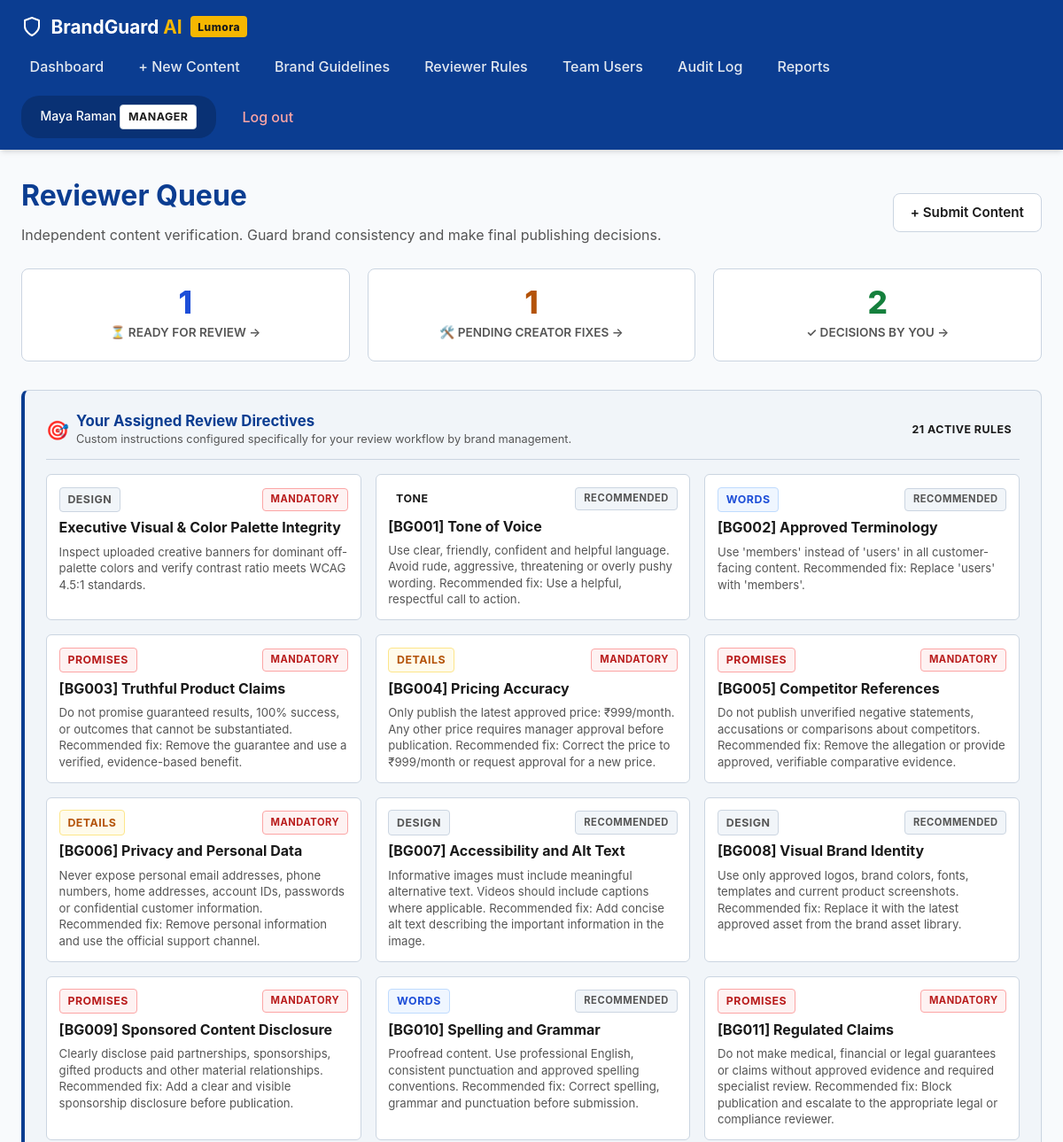
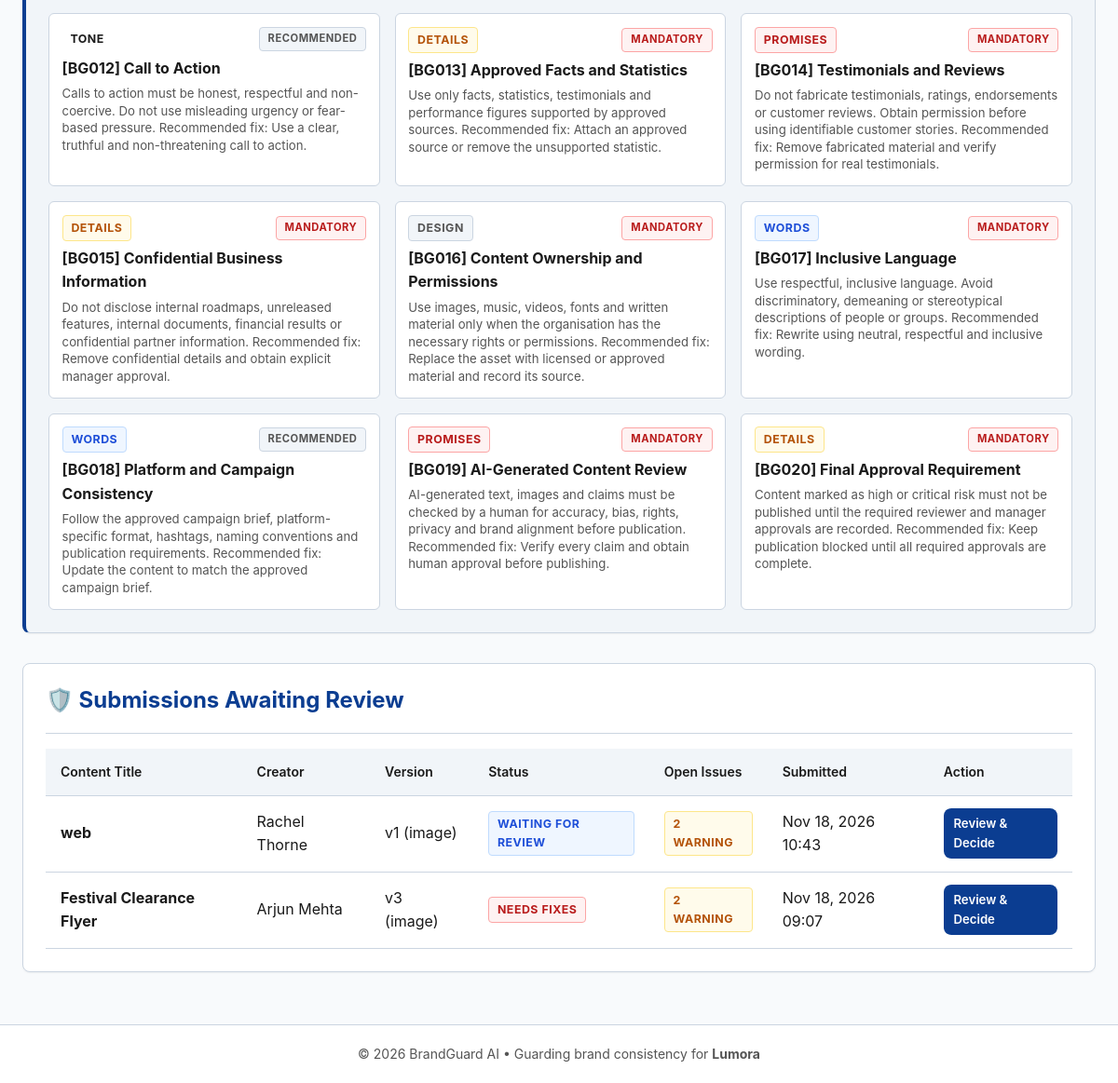
The page /dashboard/reviewer (signed in) on the database its author committed (2 pictures, top to bottom).
### app/models.py (models this page shows, shortened)
class User(UserMixin, db.Model):
    __tablename__ = 'users'
    id = db.Column(db.Integer, primary_key=True)
    full_name = db.Column(db.String(100), nullable=False)
    email = db.Column(db.String(120), unique=True, nullable=False, index=True)
    password_hash = db.Column(db.String(255), nullable=False)
    role_id = db.Column(db.Integer, db.ForeignKey('roles.id'), nullable=False)
    failed_logins = db.Column(db.Integer, default=0, nullable=False)
    locked_until = db.Column(db.DateTime, nullable=True)
    created_at = db.Column(db.DateTime, default=lambda: datetime.now(timezone.utc), nullable=False)
    role = db.relationship('Role', back_populates='users')
    contents = db.relationship('Content', back_populates='creator', lazy='dynamic', cascade='all, delete-orphan')
    decisions = db.relationship('Decision', back_populates='reviewer', lazy='dynamic')
    audit_logs = db.relationship('AuditLog', back_populates='user', lazy='dynamic')
    @property
    def role_name(self) -> str:
        return self.role.name if self.role else 'Creator'

class Role(db.Model):
    __tablename__ = 'roles'
    id = db.Column(db.Integer, primary_key=True)
    name = db.Column(db.String(50), unique=True, nullable=False)  # 'Creator', 'Reviewer', 'Manager'
    description = db.Column(db.String(255), nullable=True)
    users = db.relationship('User', back_populates='role', lazy='dynamic')

class ReviewerRule(db.Model):
    __tablename__ = 'reviewer_rules'
    id = db.Column(db.Integer, primary_key=True)
    reviewer_id = db.Column(db.Integer, db.ForeignKey('users.id'), nullable=False)
    created_by_id = db.Column(db.Integer, db.ForeignKey('users.id'), nullable=False)
    title = db.Column(db.String(150), nullable=False)
    category = db.Column(db.String(50), nullable=False, default='GENERAL')
    instructions = db.Column(db.Text, nullable=False)
    severity = db.Column(db.String(20), nullable=False, default='Mandatory')
    active = db.Column(db.Boolean, default=True, nullable=False)
    created_at = db.Column(db.DateTime, default=lambda: datetime.now(timezone.utc), nullable=False)
    updated_at = db.Column(db.DateTime, default=lambda: datetime.now(timezone.utc), onupdate=lambda: datetime.now(timezone.utc), nullable=False)
    reviewer = db.relationship('User', foreign_keys=[reviewer_id], backref=db.backref('assigned_rules', lazy='dynamic', cascade='all, delete-orphan'))
    creator = db.relationship('User', foreign_keys=[created_by_id])

class Content(db.Model):
    __tablename__ = 'contents'
    id = db.Column(db.Integer, primary_key=True)
    title = db.Column(db.String(200), nullable=False)
    creator_id = db.Column(db.Integer, db.ForeignKey('users.id'), nullable=False)
    created_at = db.Column(db.DateTime, default=lambda: datetime.now(timezone.utc), nullable=False)
    updated_at = db.Column(db.DateTime, default=lambda: datetime.now(timezone.utc), onupdate=lambda: datetime.now(timezone.utc), nullable=False)
    creator = db.relationship('User', back_populates='contents')
    versions = db.relationship('ContentVersion', back_populates='content', lazy='dynamic', cascade='all, delete-orphan', order_by='ContentVersion.version_number.desc()')
    @property
    def latest_version(self):
        return self.versions.first()

class ContentVersion(db.Model):
    __tablename__ = 'content_versions'
    id = db.Column(db.Integer, primary_key=True)
    content_id = db.Column(db.Integer, db.ForeignKey('contents.id'), nullable=False)
    version_number = db.Column(db.Integer, nullable=False, default=1)
    file_path = db.Column(db.String(500), nullable=True)
    original_filename = db.Column(db.String(255), nullable=True)
    file_type = db.Column(db.String(50), nullable=False, default='text')  # 'text', 'pdf', 'docx', 'presentation', 'spreadsheet', 'image'
    raw_text = db.Column(db.Text, nullable=True)
    extracted_text = db.Column(db.Text, nullable=True)
    corrected_text = db.Column(db.Text, nullable=True)  # Dynamic text updated as suggestions are accepted/edited
    extracted_details_json = db.Column(db.Text, nullable=True, default='{}')
    page_data_json = db.Column(db.Text, nullable=True, default='[]')  # Full page-by-page mapping [{"page_number": 1, "heading": "...", "text": "..."}]
    quality_score = db.Column(db.Float, default=100.0, nullable=False)
    compliance_score = db.Column(db.Float, default=100.0, nullable=False)
    category_scores_json = db.Column(db.Text, nullable=True, default='{}')
    status = db.Column(db.String(50), nullable=False, default='Draft')
    created_at = db.Column(db.DateTime, default=lambda: datetime.now(timezone.utc), nullable=False)
    content = db.relationship('Content', back_populates='versions')
    issues = db.relationship('Issue', back_populates='version', lazy='dynamic', cascade='all, delete-orphan', order_by='Issue.id.asc()')
    decision = db.relationship('Decision', back_populates='version', uselist=False, cascade='all, delete-orphan')
    @property
    def extracted_details(self) -> dict:
        if not self.extracted_details_json:
            return {}
        try:
            return json.loads(self.extracted_details_json)
        except Exception:
            return {}
    @property
    def page_data(self) -> list:
        if not self.page_data_json:
            return []
        try:
            return json.loads(self.page_data_json)
        except Exception:
            return []
    @property
    def category_scores(self) -> dict:
        if not self.category_scores_json:
            return {}
        try:
            return json.loads(self.category_scores_json)
        except Exception:
            return {}
    @property
    def serious_issues_count(self) -> int:
        return self.issues.filter(Issue.severity.in_(['Serious', 'Critical', 'High']), Issue.status == 'Open').count()
    @property
    def warning_issues_count(self) -> int:
        return self.issues.filter(Issue.severity.in_(['Warning', 'Medium']), Issue.status == 'Open').count()

### app/routes/main.py (the view)
@main_bp.route('/dashboard/reviewer')
@login_required
@role_required('Reviewer', 'Manager')
def reviewer_dashboard():
    all_contents = Content.query.order_by(Content.updated_at.desc()).all()
    review_items = []
    waiting_count = 0
    needs_fix_count = 0
    for c in all_contents:
        v = c.latest_version
        if v:
            if current_user.role_name == 'Reviewer' and c.creator_id == current_user.id:
                continue
            if v.status in ['Waiting for Review', 'Needs Fixes']:
                review_items.append(c)
                if v.status == 'Waiting for Review':
                    waiting_count += 1
                elif v.status == 'Needs Fixes':
                    needs_fix_count += 1
    reviewed_by_me = Decision.query.filter_by(reviewer_id=current_user.id).count()
    my_reviewer_rules = ReviewerRule.query.filter_by(reviewer_id=current_user.id, active=True).all()
    return render_template(
        'dashboard/reviewer.html',
        review_items=review_items,
        waiting_review_count=waiting_count,
        needs_fix_count=needs_fix_count,
        reviewed_by_me_count=reviewed_by_me,
        my_reviewer_rules=my_reviewer_rules
    )

### app/__init__.py (called while the page is built)
@login_manager.user_loader
def load_user(user_id):
    return db.session.get(User, int(user_id))

### app/templates/dashboard/reviewer.html (shortened to what this page needs)
{% extends "base.html" %}
{% block content %}
<div style="display: flex; justify-content: space-between; align-items: center; margin-bottom: 1.5rem; flex-wrap: wrap; gap: 1rem;">
  <div>
    <h1>Reviewer Queue</h1>
    <p style="color: var(--text-muted);">Independent content verification. Guard brand consistency and make final publishing decisions.</p>
  </div>
  <a href="{{ url_for('content.new_content') }}" class="btn btn-secondary">+ Submit Content</a>
</div>
<div class="grid-3" style="margin-bottom: 2rem;">
  <a href="#review-queue-table" class="stat-card card-clickable" style="text-decoration:none;">
    <div class="stat-number" style="color: var(--info);">{{ waiting_review_count }}</div>
    <div class="stat-label">⏳ Ready for Review &rarr;</div>
  </a>
  <a href="#review-queue-table" class="stat-card card-clickable" style="text-decoration:none;">
    <div class="stat-number" style="color: var(--warning);">{{ needs_fix_count }}</div>
    <div class="stat-label">🛠️ Pending Creator Fixes &rarr;</div>
  </a>
  <a href="#review-queue-table" class="stat-card card-clickable" style="text-decoration:none;">
    <div class="stat-number" style="color: var(--success);">{{ reviewed_by_me_count }}</div>
    <div class="stat-label">✓ Decisions by You &rarr;</div>
  </a>
</div>
{% if my_reviewer_rules %}
<div class="card" style="margin-bottom: 2rem; background: var(--bg-subtle); border-left: 4px solid var(--primary);">
  <div class="card-header">
    <div style="display:flex; align-items:center; gap:0.5rem;">
      <span style="font-size: 1.3rem;">🎯</span>
      <div>
        <h3 style="margin:0; font-size:1.05rem;">Your Assigned Review Directives</h3>
        <p style="margin:0; font-size:0.8rem; color:var(--text-muted);">Custom instructions configured specifically for your review workflow by brand management.</p>
      </div>
    </div>
    <span class="badge badge-primary">{{ my_reviewer_rules|length }} Active Rules</span>
  </div>
  <div class="grid-2" style="margin-top: 1rem; gap: 1rem;">
    {% for r in my_reviewer_rules %}
      <div style="background: #ffffff; border: 1px solid var(--border); border-radius: 6px; padding: 0.85rem;">
        <div style="display: flex; justify-content: space-between; align-items: center; margin-bottom: 0.35rem;">
          <span class="badge badge-{% if r.category == 'WORDS' %}info{% elif r.category == 'DETAILS' %}warning{% elif r.category == 'PROMISES' %}serious{% elif r.category == 'TONE' %}primary{% else %}neutral{% endif %}">
            {{ r.category }}
          </span>
          <span class="badge badge-{% if r.severity == 'Mandatory' %}serious{% else %}neutral{% endif %}" style="font-size:0.7rem;">
            {{ r.severity }}
          </span>
        </div>
        <strong>{{ r.title }}</strong>
        <p style="font-size: 0.825rem; color: var(--text-muted); margin-top: 0.3rem; line-height: 1.4;">{{ r.instructions }}</p>
      </div>
    {% endfor %}
  </div>
</div>
{% endif %}
<div class="card" id="review-queue-table">
  <div class="card-header">
    <a href="#review-queue-table" class="icon-heading-link">
      <h2>🛡️ Submissions Awaiting Review</h2>
    </a>
  </div>
  {% if review_items %}
    <div class="table-responsive">
      <table class="table" aria-label="Review queue list">
        <thead>
          <tr>
            <th>Content Title</th>
            <th>Creator</th>
            <th>Version</th>
            <th>Status</th>
            <th>Open Issues</th>
            <th>Submitted</th>
            <th>Action</th>
          </tr>
        </thead>
        <tbody>
          {% for item in review_items %}
            {% set v = item.latest_version %}
            <tr>
              <td><strong>{{ item.title }}</strong></td>
              <td>{{ item.creator.full_name }}</td>
              <td>v{{ v.version_number if v else '1' }} ({{ v.file_type if v else 'text' }})</td>
              <td>
                {% if v.status == 'Waiting for Review' %}
                  <span class="badge badge-info">Waiting for Review</span>
                {% elif v.status == 'Needs Fixes' %}
                  <span class="badge badge-serious">Needs Fixes</span>
                {% else %}
                  <span class="badge badge-neutral">{{ v.status }}</span>
                {% endif %}
              </td>
              <td>
                {% if v.serious_issues_count > 0 %}
                  <span class="badge badge-serious">{{ v.serious_issues_count }} Serious (Blocks Approval)</span>
                {% elif v.warning_issues_count > 0 %}
                  <span class="badge badge-warning">{{ v.warning_issues_count }} Warning</span>
                {% else %}
                  <span class="badge badge-success">Clean (0 Issues)</span>
                {% endif %}
              </td>
              <td>{{ v.created_at.strftime('%b %d, %Y %H:%M') if v else item.updated_at.strftime('%b %d, %Y') }}</td>
              <td>
                <a href="{{ url_for('content.content_detail', content_id=item.id) }}" class="btn btn-sm btn-primary">Review &amp; Decide</a>
              </td>
            </tr>
          {% endfor %}
        </tbody>
      </table>
    </div>
  {% endif %}
</div>
{% endblock %}

### app/templates/base.html (shortened to what this page needs)
<!DOCTYPE html>
<html lang="en">
<head>
  <link rel="stylesheet" href="{{ url_for('static', filename='css/style.css') }}">
</head>
<body>
  <header>
    <nav class="navbar" aria-label="Main Navigation">
      <a href="{{ url_for('main.index') }}" class="brand-logo">
        <svg width="24" height="24" viewBox="0 0 24 24" fill="none" stroke="currentColor" stroke-width="2" stroke-linecap="round" stroke-linejoin="round" aria-hidden="true"><path d="M12 22s8-4 8-10V5l-8-3-8 3v7c0 6 8 10 8 10z"></path></svg>
        <span>BrandGuard <span style="color:var(--accent);">AI</span></span>
        <span class="badge-tag">{{ brand_name }}</span>
      </a>
      <ul class="nav-links">
        {% if current_user.is_authenticated %}
          {% if current_user.role_name == 'Creator' %}
            <li><a href="{{ url_for('main.creator_dashboard') }}" class="{% if request.endpoint == 'main.creator_dashboard' %}active{% endif %}">My Content</a></li>
            <li><a href="{{ url_for('content.new_content') }}" class="{% if request.endpoint == 'content.new_content' %}active{% endif %}">+ New Content</a></li>
          {% elif current_user.role_name == 'Manager' %}
            <li><a href="{{ url_for('main.manager_dashboard') }}" class="{% if request.endpoint == 'main.manager_dashboard' %}active{% endif %}">Dashboard</a></li>
            <li><a href="{{ url_for('content.new_content') }}" class="{% if request.endpoint == 'content.new_content' %}active{% endif %}">+ New Content</a></li>
            <li><a href="{{ url_for('guidelines.list_guidelines') }}" class="{% if 'guidelines' in request.endpoint %}active{% endif %}">Brand Guidelines</a></li>
            <li><a href="{{ url_for('admin.manager_profile') }}" class="{% if 'profile' in request.endpoint or 'reviewer_rule' in request.endpoint %}active{% endif %}">Reviewer Rules</a></li>
            <li><a href="{{ url_for('admin.users') }}" class="{% if request.endpoint == 'admin.users' %}active{% endif %}">Team Users</a></li>
            <li><a href="{{ url_for('admin.audit_logs') }}" class="{% if request.endpoint == 'admin.audit_logs' %}active{% endif %}">Audit Log</a></li>
            <li><a href="{{ url_for('admin.reports') }}" class="{% if request.endpoint == 'admin.reports' %}active{% endif %}">Reports</a></li>
          {% endif %}
          <li class="nav-user">
            {% if current_user.role_name == 'Manager' %}
              <a href="{{ url_for('admin.manager_profile') }}" style="color:inherit; text-decoration:none;" title="View Manager Profile &amp; Reviewer Directives">
                <span>{{ current_user.full_name }}</span>
                <span class="badge badge-neutral" style="background:#ffffff; color:#1A1A1A;">{{ current_user.role_name }}</span>
              </a>
            {% else %}
              <span>{{ current_user.full_name }}</span>
              <span class="badge badge-neutral" style="background:#ffffff; color:#1A1A1A;">{{ current_user.role_name }}</span>
            {% endif %}
          </li>
          <li><a href="{{ url_for('auth.logout') }}" style="color:#fca5a5;">Log out</a></li>
        {% else %}
          <li><a href="{{ url_for('auth.login') }}">Log In</a></li>
          <li><a href="{{ url_for('auth.register') }}" class="btn btn-sm btn-accent" style="color:#1A1A1A;">Register</a></li>
        {% endif %}
      </ul>
    </nav>
  </header>
  <main class="main-container" id="main-content">
    {% block content %}{% endblock %}
  </main>
  <footer>
    <p>&copy; 2026 BrandGuard AI &bull; Guarding brand consistency for <strong>{{ brand_name }}</strong></p>
  </footer>
</body>
</html>

### rows shown on the page
User: full_name "Maya Raman"
Role: role_name "MANAGER"
ReviewerRule: category "DESIGN", severity "MANDATORY", title "Executive Visual & Color Palette Integrity", instructions "Inspect uploaded creative banners for dominant off-palette colors and verify contrast ratio meets WCAG 4.5:1 standards."
ReviewerRule: category "TONE", severity "RECOMMENDED", title "[BG001] Tone of Voice", instructions "Use clear, friendly, confident and helpful language. Avoid rude, aggressive, threatening or overly pushy wording. Recommended fix: Use a helpful, respectful call to action."
ReviewerRule: category "WORDS", severity "RECOMMENDED", title "[BG002] Approved Terminology", instructions "Use 'members' instead of 'users' in all customer-facing content. Recommended fix: Replace 'users' with 'members'."
ReviewerRule: category "PROMISES", severity "MANDATORY", title "[BG003] Truthful Product Claims", instructions "Do not promise guaranteed results, 100% success, or outcomes that cannot be substantiated. Recommended fix: Remove the guarantee and use a verified, evidence-based benefit."
ReviewerRule: category "DETAILS", severity "MANDATORY", title "[BG004] Pricing Accuracy", instructions "Only publish the latest approved price: ₹999/month. Any other price requires manager approval before publication. Recommended fix: Correct the price to ₹999/month or request approval for a new price."
ReviewerRule: category "PROMISES", severity "MANDATORY", title "[BG005] Competitor References", instructions "Do not publish unverified negative statements, accusations or comparisons about competitors. Recommended fix: Remove the allegation or provide approved, verifiable comparative evidence."
ReviewerRule: category "DETAILS", severity "MANDATORY", title "[BG006] Privacy and Personal Data", instructions "Never expose personal email addresses, phone numbers, home addresses, account IDs, passwords or confidential customer information. Recommended fix: Remove personal information and use the official support channel."
ReviewerRule: category "DESIGN", severity "RECOMMENDED", title "[BG007] Accessibility and Alt Text", instructions "Informative images must include meaningful alternative text. Videos should include captions where applicable. Recommended fix: Add concise alt text describing the important information in the image."
ReviewerRule: category "DESIGN", severity "RECOMMENDED", title "[BG008] Visual Brand Identity", instructions "Use only approved logos, brand colors, fonts, templates and current product screenshots. Recommended fix: Replace it with the latest approved asset from the brand asset library."
ReviewerRule: category "PROMISES", severity "MANDATORY", title "[BG009] Sponsored Content Disclosure", instructions "Clearly disclose paid partnerships, sponsorships, gifted products and other material relationships. Recommended fix: Add a clear and visible sponsorship disclosure before publication."
ReviewerRule: category "WORDS", severity "RECOMMENDED", title "[BG010] Spelling and Grammar", instructions "Proofread content. Use professional English, consistent punctuation and approved spelling conventions. Recommended fix: Correct spelling, grammar and punctuation before submission."
ReviewerRule: category "PROMISES", severity "MANDATORY", title "[BG011] Regulated Claims", instructions "Do not make medical, financial or legal guarantees or claims without approved evidence and required specialist review. Recommended fix: Block publication and escalate to the appropriate legal or compliance reviewer."
ReviewerRule: category "TONE", severity "RECOMMENDED", title "[BG012] Call to Action", instructions "Calls to action must be honest, respectful and non-coercive. Do not use misleading urgency or fear-based pressure. Recommended fix: Use a clear, truthful and non-threatening call to action."
ReviewerRule: category "DETAILS", severity "MANDATORY", title "[BG013] Approved Facts and Statistics", instructions "Use only facts, statistics, testimonials and performance figures supported by approved sources. Recommended fix: Attach an approved source or remove the unsupported statistic."
ReviewerRule: category "PROMISES", severity "MANDATORY", title "[BG014] Testimonials and Reviews", instructions "Do not fabricate testimonials, ratings, endorsements or customer reviews. Obtain permission before using identifiable customer stories. Recommended fix: Remove fabricated material and verify permission for real testimonials."
ReviewerRule: category "DETAILS", severity "MANDATORY", title "[BG015] Confidential Business Information", instructions "Do not disclose internal roadmaps, unreleased features, internal documents, financial results or confidential partner information. Recommended fix: Remove confidential details and obtain explicit manager approval."
ReviewerRule: category "DESIGN", severity "MANDATORY", title "[BG016] Content Ownership and Permissions", instructions "Use images, music, videos, fonts and written material only when the organisation has the necessary rights or permissions. Recommended fix: Replace the asset with licensed or approved material and record its source."
ReviewerRule: category "WORDS", severity "MANDATORY", title "[BG017] Inclusive Language", instructions "Use respectful, inclusive language. Avoid discriminatory, demeaning or stereotypical descriptions of people or groups. Recommended fix: Rewrite using neutral, respectful and inclusive wording."
ReviewerRule: category "WORDS", severity "RECOMMENDED", title "[BG018] Platform and Campaign Consistency", instructions "Follow the approved campaign brief, platform-specific format, hashtags, naming conventions and publication requirements. Recommended fix: Update the content to match the approved campaign brief."
ReviewerRule: category "PROMISES", severity "MANDATORY", title "[BG019] AI-Generated Content Review", instructions "AI-generated text, images and claims must be checked by a human for accuracy, bias, rights, privacy and brand alignment before publication. Recommended fix: Verify every claim and obtain human approval before publishing."
ReviewerRule: category "DETAILS", severity "MANDATORY", title "[BG020] Final Approval Requirement", instructions "Content marked as high or critical risk must not be published until the required reviewer and manager approvals are recorded. Recommended fix: Keep publication blocked until all required approvals are complete."
Content: title "web", creator.full_name "Rachel Thorne", shows "WAITING FOR REVIEW", warning_issues_count "2"
ContentVersion: version_number "1", file_type "image", created_at "Nov 18, 2026 10:43"
Content: title "Festival Clearance Flyer", creator.full_name "Arjun Mehta", shows "NEEDS FIXES", warning_issues_count "2"
ContentVersion: version_number "3", file_type "image", created_at "Nov 18, 2026 09:07"

### other values the page prints
{{ brand_name }} "Lumora"
{{ waiting_review_count }} "1"
{{ needs_fix_count }} "1"
{{ reviewed_by_me_count }} "2"
{{ my_reviewer_rules|length }} "21"
